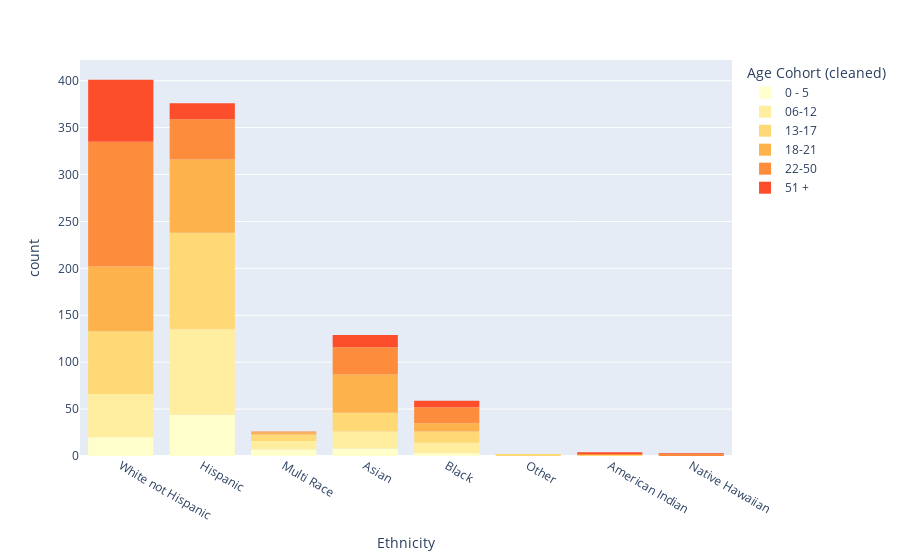

The notebook cell saved with this chart:
### Markdown cell above
and plot the histogram of ethnicities with regards to the age cohort:

### Code cell
fig = px.histogram(
    california.sort_values(by=["Age Cohort (cleaned)"]),
    x="Ethnicity",
    color="Age Cohort (cleaned)",
    color_discrete_sequence=px.colors.sequential.YlOrRd
)
fig.show()

### Figure 1 — Plotly figure (JSON) as saved in the notebook; plotly's stock layout.template omitted (floating-point values rounded to 4 significant figures; data arrays with more than 128 entries replaced by an {"elided": "..."} marker saying what was removed)
{"data": [{"bingroup": "x", "hovertemplate": "Age Cohort (cleaned)=0 - 5<br>Ethnicity=%{x}<br>count=%{y}<extra></extra>", "legendgroup": "0 - 5", "marker": {"color": "rgb(255,255,204)", "pattern": {"shape": ""}}, "name": "0 - 5", "orientation": "v", "showlegend": true, "type": "histogram", "x": ["White not Hispanic", "White not Hispanic", "Hispanic", "Hispanic", "Hispanic", "Hispanic", "Hispanic", "Hispanic", "Multi Race", "Asian", "Hispanic", "Asian", "Black", "Hispanic", "Asian", "White not Hispanic", "Hispanic", "Hispanic", "Hispanic", "Hispanic", "Multi Race", "White not Hispanic", "Asian", "Hispanic", "Hispanic", "Hispanic", "Hispanic", "White not Hispanic", "Hispanic", "Hispanic", "White not Hispanic", "Multi Race", "Hispanic", "Hispanic", "Hispanic", "Hispanic", "Multi Race", "Hispanic", "White not Hispanic", "Black", "Hispanic", "Asian", "White not Hispanic", "Hispanic", "White not Hispanic", "Hispanic", "Hispanic", "White not Hispanic", "Hispanic", "Hispanic", "Hispanic", "Hispanic", "Hispanic", "Hispanic", "White not Hispanic", "White not Hispanic", "Black", "Multi Race", "Hispanic", "White not Hispanic", "Hispanic", "Hispanic", "Hispanic", "Multi Race", "Hispanic", "Hispanic", "Multi Race", "Hispanic", "White not Hispanic", "White not Hispanic", "Hispanic", "Hispanic", "Asian", "White not Hispanic", "White not Hispanic", "Asian", "White not Hispanic", "Asian", "Hispanic", "White not Hispanic", "Hispanic", "White not Hispanic"], "xaxis": "x", "yaxis": "y"}, {"bingroup": "x", "hovertemplate": "Age Cohort (cleaned)=06-12<br>Ethnicity=%{x}<br>count=%{y}<extra></extra>", "legendgroup": "06-12", "marker": {"color": "rgb(255,237,160)", "pattern": {"shape": ""}}, "name": "06-12", "orientation": "v", "showlegend": true, "type": "histogram", "x": {"elided": "175 str values"}, "xaxis": "x", "yaxis": "y"}, {"bingroup": "x", "hovertemplate": "Age Cohort (cleaned)=13-17<br>Ethnicity=%{x}<br>count=%{y}<extra></extra>", "legendgroup": "13-17", "marker": {"color": "rgb(254,217,118)", "pattern": {"shape": ""}}, "name": "13-17", "orientation": "v", "showlegend": true, "type": "histogram", "x": {"elided": "212 str values"}, "xaxis": "x", "yaxis": "y"}, {"bingroup": "x", "hovertemplate": "Age Cohort (cleaned)=18-21<br>Ethnicity=%{x}<br>count=%{y}<extra></extra>", "legendgroup": "18-21", "marker": {"color": "rgb(254,178,76)", "pattern": {"shape": ""}}, "name": "18-21", "orientation": "v", "showlegend": true, "type": "histogram", "x": {"elided": "199 str values"}, "xaxis": "x", "yaxis": "y"}, {"bingroup": "x", "hovertemplate": "Age Cohort (cleaned)=22-50<br>Ethnicity=%{x}<br>count=%{y}<extra></extra>", "legendgroup": "22-50", "marker": {"color": "rgb(253,141,60)", "pattern": {"shape": ""}}, "name": "22-50", "orientation": "v", "showlegend": true, "type": "histogram", "x": {"elided": "226 str values"}, "xaxis": "x", "yaxis": "y"}, {"bingroup": "x", "hovertemplate": "Age Cohort (cleaned)=51 +<br>Ethnicity=%{x}<br>count=%{y}<extra></extra>", "legendgroup": "51 +", "marker": {"color": "rgb(252,78,42)", "pattern": {"shape": ""}}, "name": "51 +", "orientation": "v", "showlegend": true, "type": "histogram", "x": ["Hispanic", "White not Hispanic", "White not Hispanic", "White not Hispanic", "Hispanic", "Asian", "White not Hispanic", "White not Hispanic", "Asian", "American Indian", "Hispanic", "Black", "White not Hispanic", "White not Hispanic", "White not Hispanic", "Hispanic", "White not Hispanic", "White not Hispanic", "White not Hispanic", "Hispanic", "White not Hispanic", "Asian", "Hispanic", "White not Hispanic", "White not Hispanic", "Hispanic", "White not Hispanic", "White not Hispanic", "White not Hispanic", "Hispanic", "Black", "White not Hispanic", "White not Hispanic", "White not Hispanic", "White not Hispanic", "White not Hispanic", "White not Hispanic", "White not Hispanic", "White not Hispanic", "White not Hispanic", "Asian", "White not Hispanic", "Asian", "White not Hispanic", "White not Hispanic", "Hispanic", "White not Hispanic", "Asian", "White not Hispanic", "White not Hispanic", "Black", "White not Hispanic", "White not Hispanic", "Asian", "White not Hispanic", "Hispanic", "White not Hispanic", "White not Hispanic", "White not Hispanic", "White not Hispanic", "Asian", "Asian", "White not Hispanic", "White not Hispanic", "American Indian", "White not Hispanic", "White not Hispanic", "White not Hispanic", "Black", "Native Hawaiian", "White not Hispanic", "White not Hispanic", "White not Hispanic", "White not Hispanic", "Asian", "White not Hispanic", "White not Hispanic", "White not Hispanic", "White not Hispanic", "Black", "Hispanic", "Asian", "Black", "White not Hispanic", "Asian", "White not Hispanic", "White not Hispanic", "Hispanic", "Hispanic", "White not Hispanic", "White not Hispanic", "Hispanic", "White not Hispanic", "White not Hispanic", "White not Hispanic", "Hispanic", "Hispanic", "Black", "White not Hispanic", "White not Hispanic", "White not Hispanic", "White not Hispanic", "White not Hispanic", "Asian", "Hispanic", "White not Hispanic"], "xaxis": "x", "yaxis": "y"}], "layout": {"barmode": "relative", "legend": {"title": {"text": "Age Cohort (cleaned)"}, "tracegroupgap": 0}, "margin": {"t": 60}, "xaxis": {"anchor": "y", "domain": [0, 1], "title": {"text": "Ethnicity"}}, "yaxis": {"anchor": "x", "domain": [0, 1], "title": {"text": "count"}}}}
